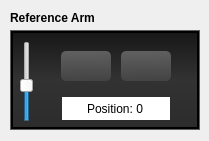
                  <widget class="QFrame" name="frame_6">
                   <property name="minimumSize">
                    <size>
                     <width>0</width>
                     <height>141</height>
                    </size>
                   </property>
                   <property name="styleSheet">
                    <string notr="true">border: none;</string>
                   </property>
                   <property name="frameShape">
                    <enum>QFrame::StyledPanel</enum>
                   </property>
                   <property name="frameShadow">
                    <enum>QFrame::Raised</enum>
                   </property>
                   <widget class="QLabel" name="label_5">
                    <property name="geometry">
                     <rect>
                      <x>10</x>
                      <y>10</y>
                      <width>121</width>
                      <height>16</height>
                     </rect>
                    </property>
                    <property name="font">
                     <font>
                      <weight>75</weight>
                      <bold>true</bold>
                     </font>
                    </property>
                    <property name="styleSheet">
                     <string notr="true">border: none;</string>
                    </property>
                    <property name="text">
                     <string>Reference Arm</string>
                    </property>
                   </widget>
                   <widget class="QFrame" name="frame_60">
                    <property name="geometry">
                     <rect>
                      <x>10</x>
                      <y>30</y>
                      <width>190</width>
                      <height>100</height>
                     </rect>
                    </property>
                    <property name="minimumSize">
                     <size>
                      <width>190</width>
                      <height>100</height>
                     </size>
                    </property>
                    <property name="maximumSize">
                     <size>
                      <width>190</width>
                      <height>100</height>
                     </size>
                    </property>
                    <property name="styleSheet">
                     <string notr="true">QFrame {
background-color: none;
border: 1px solid rgb(95, 95, 95)
}</string>
                    </property>
                    <property name="frameShape">
                     <enum>QFrame::StyledPanel</enum>
                    </property>
                    <property name="frameShadow">
                     <enum>QFrame::Raised</enum>
                    </property>
                    <widget class="QFrame" name="frame_61">
                     <property name="geometry">
                      <rect>
                       <x>1</x>
                       <y>1</y>
                       <width>188</width>
                       <height>98</height>
                      </rect>
                     </property>
                     <property name="minimumSize">
                      <size>
                       <width>100</width>
                       <height>50</height>
                      </size>
                     </property>
                     <property name="maximumSize">
                      <size>
                       <width>190</width>
                       <height>100</height>
                      </size>
                     </property>
                     <property name="styleSheet">
                      <string notr="true">QFrame {

background-color: qlineargradient(spread:pad, x1:0, y1:0, x2:0, y2:1, stop:0 rgba(23, 23, 23, 255), stop:0.497561 rgba(50, 50, 50, 255), stop:1 rgba(44, 44, 44, 255));
border: 2px solid black;
}</string>
                     </property>
                     <property name="frameShape">
                      <enum>QFrame::StyledPanel</enum>
                     </property>
                     <property name="frameShadow">
                      <enum>QFrame::Raised</enum>
                     </property>
                     <widget class="QSpinBox" name="spinBox_42">
                      <property name="geometry">
                       <rect>
                        <x>51</x>
                        <y>66</y>
                        <width>108</width>
                        <height>23</height>
                       </rect>
                      </property>
                      <property name="alignment">
                       <set>Qt::AlignCenter</set>
                      </property>
                      <property name="buttonSymbols">
                       <enum>QAbstractSpinBox::NoButtons</enum>
                      </property>
                      <property name="suffix">
                       <string/>
                      </property>
                      <property name="prefix">
                       <string>Position: </string>
                      </property>
                      <property name="maximum">
                       <number>10000</number>
                      </property>
                     </widget>
                     <widget class="QSlider" name="verticalSlider_16">
                      <property name="geometry">
                       <rect>
                        <x>8</x>
                        <y>10</y>
                        <width>16</width>
                        <height>81</height>
                       </rect>
                      </property>
                      <property name="maximum">
                       <number>999</number>
                      </property>
                      <property name="value">
                       <number>444</number>
                      </property>
                      <property name="orientation">
                       <enum>Qt::Vertical</enum>
                      </property>
                     </widget>
                     <widget class="QPushButton" name="pushButton_52">
                      <property name="geometry">
                       <rect>
                        <x>50</x>
                        <y>20</y>
                        <width>50</width>
                        <height>30</height>
                       </rect>
                      </property>
                      <property name="minimumSize">
                       <size>
                        <width>20</width>
                        <height>20</height>
                       </size>
                      </property>
                      <property name="maximumSize">
                       <size>
                        <width>130</width>
                        <height>100</height>
                       </size>
                      </property>
                      <property name="font">
                       <font>
                        <pointsize>10</pointsize>
                        <weight>75</weight>
                        <bold>true</bold>
                       </font>
                      </property>
                      <property name="styleSheet">
                       <string notr="true">QPushButton:hover
{
    border: 1px solid #78879b;
    color: silver;
}

QPushButton
{
    border-color: rgb(0,0,0);
}

QPushButton {
background-color: qlineargradient(spread:pad, x1:0.546341, y1:1, x2:0.512195, y2:0, stop:0 rgba(67, 67, 67, 255), stop:1 rgba(96, 96, 96, 255));
border-radius: 5px;
}</string>
                      </property>
                      <property name="text">
                       <string/>
                      </property>
                      <property name="icon">
                       <iconset resource="grey_icons.qrc">
                        <normaloff>:/greys/images/grey_icons/10pc_gray_pure_up.svg</normaloff>:/greys/images/grey_icons/10pc_gray_pure_up.svg</iconset>
                      </property>
                      <property name="iconSize">
                       <size>
                        <width>14</width>
                        <height>14</height>
                       </size>
                      </property>
                     </widget>
                     <widget class="QPushButton" name="pushButton_53">
                      <property name="geometry">
                       <rect>
                        <x>110</x>
                        <y>20</y>
                        <width>50</width>
                        <height>30</height>
                       </rect>
                      </property>
                      <property name="minimumSize">
                       <size>
                        <width>20</width>
                        <height>20</height>
                       </size>
                      </property>
                      <property name="maximumSize">
                       <size>
                        <width>130</width>
                        <height>100</height>
                       </size>
                      </property>
                      <property name="font">
                       <font>
                        <pointsize>10</pointsize>
                        <weight>75</weight>
                        <bold>true</bold>
                       </font>
                      </property>
                      <property name="styleSheet">
                       <string notr="true">QPushButton:hover
{
    border: 1px solid #78879b;
    color: silver;
}

QPushButton
{
    border-color: rgb(0,0,0);
}

QPushButton {
background-color: qlineargradient(spread:pad, x1:0.546341, y1:1, x2:0.512195, y2:0, stop:0 rgba(67, 67, 67, 255), stop:1 rgba(96, 96, 96, 255));
border-radius: 5px;
}</string>
                      </property>
                      <property name="text">
                       <string/>
                      </property>
                      <property name="icon">
                       <iconset resource="grey_icons.qrc">
                        <normaloff>:/greys/images/grey_icons/10pc_gray_pure_down.svg</normaloff>:/greys/images/grey_icons/10pc_gray_pure_down.svg</iconset>
                      </property>
                      <property name="iconSize">
                       <size>
                        <width>14</width>
                        <height>14</height>
                       </size>
                      </property>
                     </widget>
                    </widget>
                   </widget>
                  </widget>
